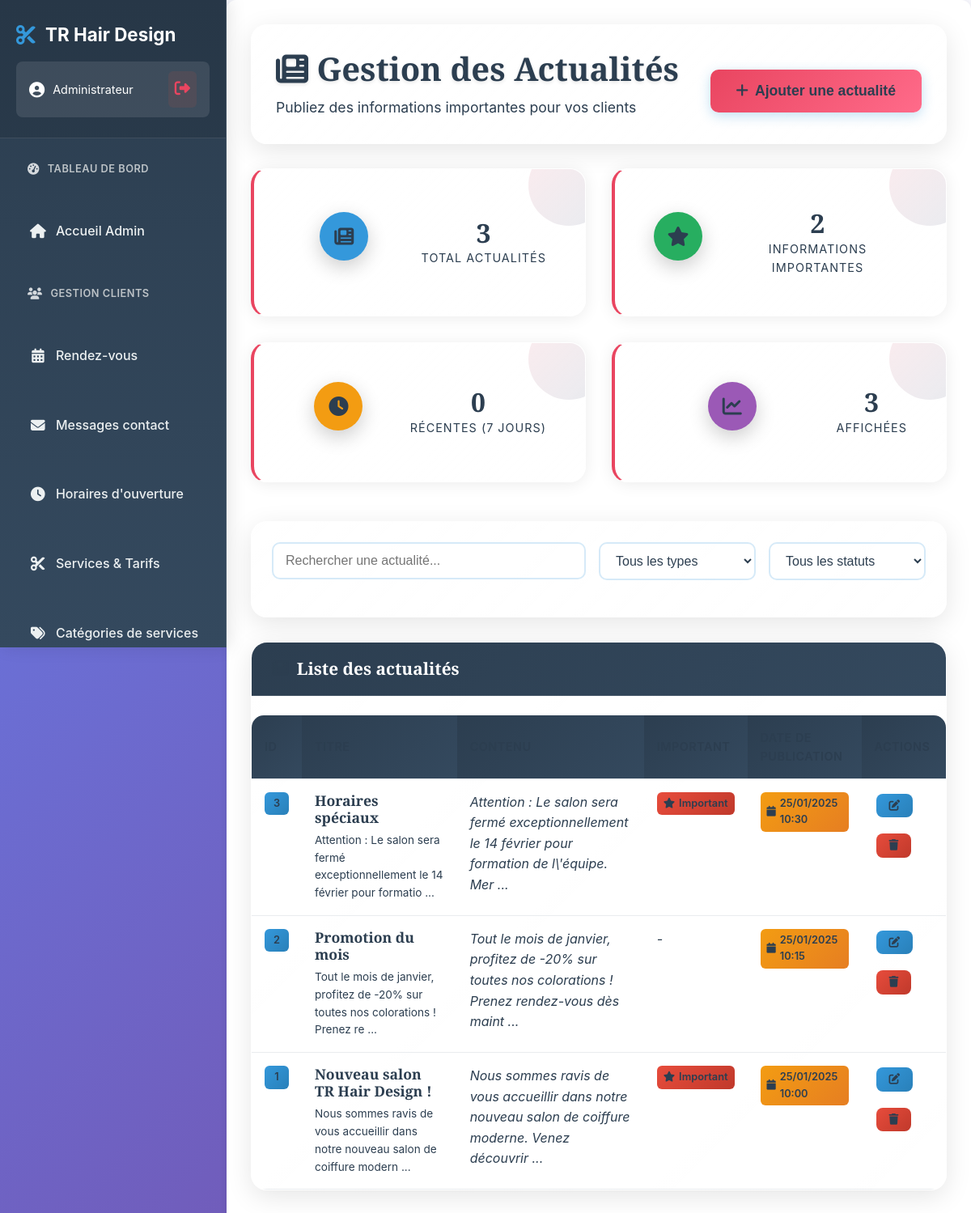
The page /index.php?controleur=Informations&action=listerInformations (signed in) on the database its author committed.
### tables this page shows
CREATE TABLE IF NOT EXISTS `information` (
  `idInfo` int NOT NULL AUTO_INCREMENT,
  `titreInformation` varchar(100) NOT NULL,
  `libelleInformation` text NOT NULL,
  `dateCreation` datetime NOT NULL DEFAULT CURRENT_TIMESTAMP,
  `dateModification` datetime DEFAULT NULL ON UPDATE CURRENT_TIMESTAMP,
  `actif` tinyint(1) NOT NULL DEFAULT '1',
  `important` tinyint(1) NOT NULL DEFAULT '0',
  `couleur` varchar(7) DEFAULT '#4e73df',
  PRIMARY KEY (`idInfo`)
);

### application/controleurs/ControleurInformations.class.php (called while the page is built, shortened)
<?php
class ControleurInformations {
    public function __construct() {
        require_once Chemins::MODELES . 'gestion_informations.class.php';
    }
    public function listerInformations() {
        $lesInformations = GestionInformations::getLesInformations();
        $statistiques = GestionInformations::obtenirStatistiques();
        include_once("application/vues/partie_admin/v_gestion_informations.inc.php");
        require_once Chemins::VUES_ADMIN . 'v_layout_admin.inc.php';
    }
}

### application/modeles/gestion_informations.class.php (called while the page is built, shortened)
<?php
class GestionInformations {
    private static $pdoCnxBase = null;
    private static $pdoStResults = null;
    private static $requete = "";
    private static $resultat = null;
    public static function seConnecter() {
        if (!isset(self::$pdoCnxBase)) {
            try {
                self::$pdoCnxBase = new PDO('mysql:host=' . MysqlConfig::SERVEUR . ';dbname=' . MysqlConfig::BASE, MysqlConfig::UTILISATEUR, MysqlConfig::MOT_DE_PASSE);
                self::$pdoCnxBase->setAttribute(PDO::ATTR_ERRMODE, PDO::ERRMODE_EXCEPTION);
                self::$pdoCnxBase->setAttribute(PDO::ATTR_DEFAULT_FETCH_MODE, PDO::FETCH_OBJ);
                self::$pdoCnxBase->query("SET CHARACTER SET utf8");
            } catch (Exception $e) {
                echo 'Erreur : ' . $e->getMessage() . '<br />';
                echo 'Code : ' . $e->getCode();
            }
        }
    }
    public static function getLesInformations() {
        self::seConnecter();
        self::$requete = "SELECT * FROM information ORDER BY dateCreation DESC";
        self::$pdoStResults = self::$pdoCnxBase->prepare(self::$requete);
        self::$pdoStResults->execute();
        self::$resultat = self::$pdoStResults->fetchAll();
        return self::$resultat;
    }
    public static function obtenirStatistiques() {
        try {
            $stats = new stdClass();
            self::$requete = "SELECT COUNT(*) as total FROM information";
            self::$pdoStResults = self::$pdoCnxBase->prepare(self::$requete);
            self::$pdoStResults->execute();
            $result = self::$pdoStResults->fetch();
            $stats->totalInformations = $result->total ?? 0;
            self::$requete = "SELECT COUNT(*) as importantes FROM information WHERE important = 1";
            self::$pdoStResults = self::$pdoCnxBase->prepare(self::$requete);
            self::$pdoStResults->execute();
            $result = self::$pdoStResults->fetch();
            $stats->informationsImportantes = $result->importantes ?? 0;
            self::$requete = "SELECT COUNT(*) as recentes FROM information WHERE dateCreation >= DATE_SUB(NOW(), INTERVAL 7 DAY)";
            self::$pdoStResults = self::$pdoCnxBase->prepare(self::$requete);
            self::$pdoStResults->execute();
            $result = self::$pdoStResults->fetch();
            $stats->informationsRecentes = $result->recentes ?? 0;
            return $stats;
        } catch (PDOException $e) {
            error_log("Erreur lors de la récupération des statistiques : " . $e->getMessage());
            $stats = new stdClass();
            $stats->totalInformations = 0;
            $stats->informationsImportantes = 0;
            $stats->informationsRecentes = 0;
            return $stats;
        }
    }
}
?>

### application/vues/partie_admin/v_gestion_informations.inc.php (the view, shortened to what this page needs)
<div class="admin-page-header">
    <div>
        <h1><i class="fas fa-newspaper"></i> Gestion des Actualités</h1>
        <p>Publiez des informations importantes pour vos clients</p>
    </div>
    <div class="page-actions">
        <button class="btn-primary" onclick="document.getElementById('addForm').style.display='block'">
            <i class="fas fa-plus"></i> Ajouter une actualité
        </button>
    </div>
</div>
<div class="stats-grid">
    <div class="stat-card">
        <div class="stat-icon blue">
            <i class="fas fa-newspaper"></i>
        </div>
        <div class="stat-info">
            <h3><?php echo $statistiques->totalInformations ?? 0; ?></h3>
            <p>Total actualités</p>
        </div>
    </div>
    <div class="stat-card">
        <div class="stat-icon green">
            <i class="fas fa-star"></i>
        </div>
        <div class="stat-info">
            <h3><?php echo $statistiques->informationsImportantes ?? 0; ?></h3>
            <p>Informations importantes</p>
        </div>
    </div>
    <div class="stat-card">
        <div class="stat-icon orange">
            <i class="fas fa-clock"></i>
        </div>
        <div class="stat-info">
            <h3><?php echo $statistiques->informationsRecentes ?? 0; ?></h3>
            <p>Récentes (7 jours)</p>
        </div>
    </div>
    <div class="stat-card">
        <div class="stat-icon purple">
            <i class="fas fa-chart-line"></i>
        </div>
        <div class="stat-info">
            <h3><?php echo count($lesInformations ?? []); ?></h3>
            <p>Affichées</p>
        </div>
    </div>
</div>
<div class="admin-form">
    <div class="filters-section">
        <div class="filter-group">
            <input type="text" id="searchInformations" placeholder="Rechercher une actualité..." class="form-control">
        </div>
        <div class="filter-group">
            <select id="filterType" class="form-control">
                <option value="">Tous les types</option>
            </select>
        </div>
        <div class="filter-group">
            <select id="filterStatut" class="form-control">
                <option value="">Tous les statuts</option>
            </select>
        </div>
    </div>
</div>
<div class="table-container">
    <div class="table-header">
        <h3><i class="fas fa-newspaper"></i> Liste des actualités</h3>
    </div>
    <div class="table-content">
        <?php if (empty($lesInformations)): ?>
            <div class="empty-state">
                <i class="fas fa-newspaper"></i>
                <p>Aucune actualité trouvée</p>
                <button class="btn-primary" onclick="document.getElementById('addForm').style.display='block'">
                    <i class="fas fa-plus"></i> Créer la première actualité
                </button>
            </div>
        <?php else: ?>
            <table class="admin-table">
                <thead>
                    <tr>
                        <th>ID</th>
                        <th>Titre</th>
                        <th>Contenu</th>
                        <th>Important</th>
                        <th>Date de publication</th>
                        <th>Actions</th>
                    </tr>
                </thead>
                <tbody>
                    <?php foreach ($lesInformations as $info): ?>
                        <tr>
                            <td>
                                <span class="position-badge"><?php echo $info->idInfo; ?></span>
                            </td>
                            <td>
                                <div class="service-info">
                                    <h6><?php echo htmlspecialchars($info->titreInformation); ?></h6>
                                    <?php if (isset($info->libelleInformation) && $info->libelleInformation): ?>
                                        <small>
                                            <?php echo htmlspecialchars(substr($info->libelleInformation, 0, 80)); ?>
                                            <?php if (strlen($info->libelleInformation) > 80): ?>...<?php endif; ?>
                                        </small>
                                    <?php endif; ?>
                                </div>
                            </td>
                            <td>
                                <span class="text-muted">
                                    <?php echo htmlspecialchars(substr($info->libelleInformation, 0, 100)); ?>
                                    <?php if (strlen($info->libelleInformation) > 100): ?>...<?php endif; ?>
                                </span>
                            </td>
                            <td>
                                <?php if ($info->important): ?>
                                    <span class="badge-populaire">
                                        <i class="fas fa-star"></i> Important
                                    </span>
                                <?php else: ?>
                                    <span class="text-muted">-</span>
                                <?php endif; ?>
                            </td>
                            <td>
                                <span class="duration-badge">
                                    <i class="fas fa-calendar"></i>
                                    <?php echo date('d/m/Y H:i', strtotime($info->dateCreation)); ?>
                                </span>
                            </td>
                            <td>
                                <div class="action-buttons">
                                    <button type="button"
                                            class="btn-action btn-edit"
                                            onclick="modifierInformation(<?php echo $info->idInfo; ?>, '<?php echo htmlspecialchars($info->titreInformation, ENT_QUOTES); ?>')"
                                            title="Modifier">
                                        <i class="fas fa-edit"></i>
                                    </button>
                                    <button type="button"
                                            class="btn-action btn-delete"
                                            onclick="supprimerInformation(<?php echo $info->idInfo; ?>, '<?php echo htmlspecialchars($info->titreInformation, ENT_QUOTES); ?>')"
                                            title="Supprimer">
                                        <i class="fas fa-trash"></i>
                                    </button>
                                </div>
                            </td>
                        </tr>
                    <?php endforeach; ?>
                </tbody>
            </table>
        <?php endif; ?>
    </div>
</div>

### public/styles/style.css (style rules this page uses)
:root { --primary-color: #1a1a2e; --secondary-color: #16213e; --accent-color: #0f3460; --gold-accent: #e94560; --text-light: #ffffff; --text-dark: #2c3e50; --text-gray: #7f8c8d; --bg-light: #f8f9fa; --bg-white: #ffffff; --border-color: #e9ecef; --shadow-light: 0 2px 10px rgba(0,0,0,0.1); --shadow-medium: 0 4px 20px rgba(0,0,0,0.15); --shadow-heavy: 0 8px 30px rgba(0,0,0,0.2); --spacing-xs: 0.5rem; --spacing-sm: 1rem; --spacing-md: 1.5rem; --spacing-lg: 2rem; --spacing-xl: 3rem; --spacing-xxl: 4rem; --border-radius-sm: 6px; --border-radius-md: 12px; --border-radius-lg: 20px; --transition-fast: 0.2s ease-in-out; --transition-medium: 0.3s ease-in-out; --transition-slow: 0.5s ease-in-out; --mobile: 480px; --tablet: 768px; --desktop: 1024px; --wide: 1200px; }
* { margin: 0; padding: 0; box-sizing: border-box; }
html { scroll-behavior: smooth; font-size: 16px; }
body { font-family: 'Poppins', -apple-system, BlinkMacSystemFont, 'Segoe UI', Roboto, sans-serif; line-height: 1.6; color: #000000 !important; background: var(--bg-light); overflow-x: hidden; }
div, span, p, li, a, label, strong, small { color: #000000 !important; }
.admin-dashboard .stat-card, .admin-dashboard .stat-card *, .admin-dashboard .action-card, .admin-dashboard .action-card *, .admin-dashboard .admin-container, .admin-dashboard .admin-container * { color: #2c3e50 !important; }
i.fas, i.fab { color: var(--gold-accent) !important; }
h1, h2, h3, h4, h5, h6 { font-family: 'Playfair Display', serif; font-weight: 600; line-height: 1.2; margin-bottom: var(--spacing-sm); color: #000000 !important; }
h1 { font-size: 2.5rem; }
h3 { font-size: 1.5rem; }
h6 { font-size: 1rem; }
p { margin-bottom: var(--spacing-sm); color: #000000 !important; }
.btn-primary { background: linear-gradient(135deg, var(--gold-accent), #ff6b8a); border: none; padding: var(--spacing-sm) var(--spacing-lg); font-size: 1.1rem; font-weight: 600; width: 100%; margin-top: var(--spacing-sm); }
.admin-table { width: 100%; border-collapse: collapse; margin-top: var(--spacing-md); }
.admin-table th, .admin-table td { padding: var(--spacing-sm); text-align: left; border-bottom: 1px solid var(--border-color); }
.admin-table th { background: linear-gradient(135deg, #2c3e50, #34495e) !important; font-weight: 600; color: white !important; }
.admin-dashboard-body { margin: 0; padding: 0; background: #f8f9fa; font-family: 'Poppins', sans-serif; }
.stats-grid { display: grid; grid-template-columns: repeat(auto-fit, minmax(300px, 1fr)); gap: var(--spacing-lg); margin-bottom: var(--spacing-xl); }
.stat-card { background: white; border-radius: var(--border-radius-lg); padding: var(--spacing-lg); box-shadow: 0 2px 8px rgba(0,0,0,0.1); border-left: 4px solid var(--gold-accent); transition: var(--transition-medium); position: relative; overflow: hidden; }
.stat-card::before { content: ''; position: absolute; top: 0; right: 0; width: 100px; height: 100px; background: linear-gradient(135deg, var(--gold-accent), var(--accent-color)); opacity: 0.1; border-radius: 50%; transform: translate(30px, -30px); }
.stat-card { display: flex; align-items: center; gap: var(--spacing-md); }
.stat-icon { width: 60px; height: 60px; background: linear-gradient(135deg, var(--gold-accent), var(--accent-color)); border-radius: 50%; display: flex; align-items: center; justify-content: center; color: white; font-size: 1.5rem; flex-shrink: 0; }
.stat-card { background: white; padding: var(--spacing-xl); border-radius: var(--border-radius-lg); box-shadow: var(--shadow-soft); display: flex; align-items: center; gap: var(--spacing-lg); }
.stat-icon { width: 60px; height: 60px; border-radius: 50%; display: flex; align-items: center; justify-content: center; font-size: 1.5rem; color: white; }
.stat-icon.orange { background: #f39c12; }
.stat-icon.green { background: #27ae60; }
.stat-icon.blue { background: #3498db; }
.stat-icon.purple { background: #9b59b6; }
.stat-info h3 { font-size: 2rem; font-weight: bold; color: var(--text-dark); margin: 0; }
.stat-info p { color: var(--text-muted); margin: 0; font-size: 0.9rem; text-transform: uppercase; letter-spacing: 1px; }
.service-info { display: flex; flex-direction: column; gap: 2px; }
.action-buttons { display: flex; gap: var(--spacing-sm); }
:root { --section-padding: 4rem; --border-radius: 8px; --shadow-soft: 0 2px 20px rgba(0, 0, 0, 0.08); --text-muted: #6c757d; --success-color: #28a745; }
html { scroll-behavior: smooth; }

### rows shown on the page
information: idInfo "3", titreInformation "Horaires spéciaux", libelleInformation "Attention : Le salon sera fermé exceptionnellement le 14 février pour formatio", libelleInformation "Attention : Le salon sera fermé exceptionnellement le 14 février pour formation de l\\'équipe. Mer", important 1 (drawn), dateCreation "25/01/2025 10:30"
information: idInfo "2", titreInformation "Promotion du mois", libelleInformation "Tout le mois de janvier, profitez de -20% sur toutes nos colorations ! Prenez re", libelleInformation "Tout le mois de janvier, profitez de -20% sur toutes nos colorations ! Prenez rendez-vous dès maint", dateCreation "25/01/2025 10:15"
information: idInfo "1", titreInformation "Nouveau salon TR Hair Design !", libelleInformation "Nous sommes ravis de vous accueillir dans notre nouveau salon de coiffure modern", libelleInformation "Nous sommes ravis de vous accueillir dans notre nouveau salon de coiffure moderne. Venez découvrir", important 1 (drawn), dateCreation "25/01/2025 10:00"

### other values the page prints
$statistiques->totalInformations "3"
$statistiques->informationsImportantes "2"
$statistiques->informationsRecentes "0"
count($lesInformations ?? []) "3"
